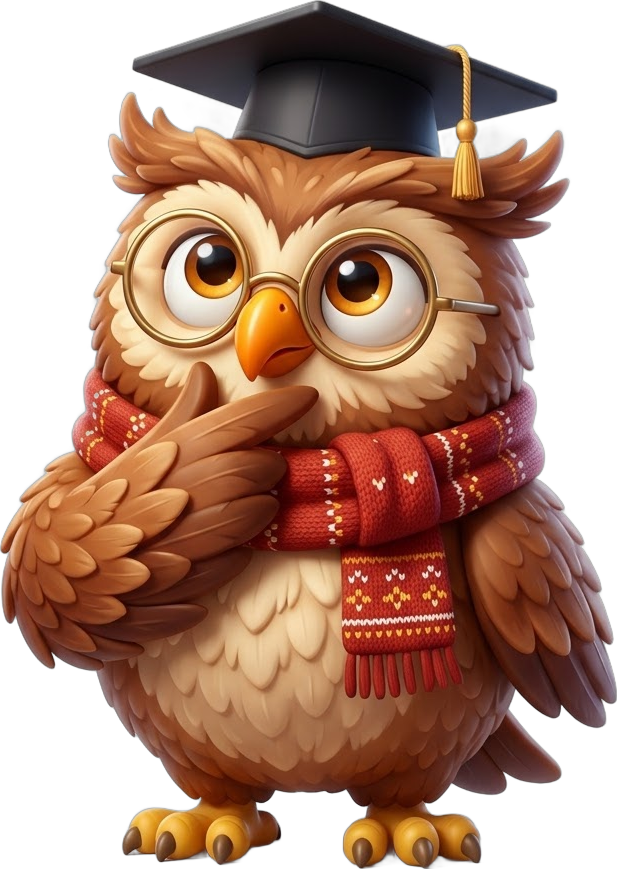
#> input picture pipeline/puzzles/_shared/fl/h_think.png, 617 x 869 px, found by its file name; its folder holds 6 pictures in this run
$ python mix.py
#> lines starting #> are read from the running program, lines starting #| are printed output that depends on the picture
### pipeline/puzzles/icons_find/ws.py
"""Word/number search Short — silent draft. 1080x1920, 30fps."""
import os
BASE = os.path.dirname(os.path.abspath(__file__))
VOICE_DIR = os.environ.get('VOICE_DIR', os.path.join(BASE, 'sample_voice'))
import random, math, subprocess, sys
from PIL import Image, ImageDraw, ImageFont, ImageFilter

W, H, FPS = 1080, 1920, 30
F = '/usr/share/fonts/truetype/google-fonts/Poppins-'
GOLD = (255, 196, 70)
COLS, ROWS = 6, 6
random.seed(7)

# (title, words, kind, placements: (word, row, col, dr, dc))
PUZ = [
    ("Find the animal", ["LION"], "L", [("LION", 4, 0, 0, 1)], 0),
    ("Find the animal", ["BEAR"], "L", [("BEAR", 0, 1, 1, 0)], 0),
    ("Find the animal", ["DUCK"], "L", [("DUCK", 1, 2, 0, 1)], 0),
    ("Find the animal", ["FISH"], "L", [("FISH", 2, 5, 1, 0)], 1),
    ("Find the animal", ["WOLF"], "L", [("WOLF", 1, 5, 0, -1)], 1),
    ("Find the animal", ["DEER"], "L", [("DEER", 5, 4, -1, 0)], 1),
    ("Find the animal", ["SEAL"], "L", [("SEAL", 0, 0, 1, 1)], 2),
    ("Find the animal", ["FROG"], "L", [("FROG", 2, 2, 1, 1)], 2),
    ("Find the animal", ["CRAB"], "L", [("CRAB", 5, 0, -1, 1)], 2),
    ("Find the animal", ["GOAT"], "L", [("GOAT", 5, 3, -1, -1)], 2),
]
DECOY = {"L": "ABCDEFGHIJKLMNOPQRSTUVWXYZ", "N": "0123456789"}

def build(p):
    title, words, kind, pl, lvl = p
    g = [[None] * COLS for _ in range(ROWS)]
    cells = []
    for w, r, c, dr, dc in pl:
        path = []
        for i, ch in enumerate(w):
            rr, cc = r + dr * i, c + dc * i
            assert 0 <= rr < ROWS and 0 <= cc < COLS, (w, rr, cc)
            assert g[rr][cc] in (None, ch), (w, rr, cc, g[rr][cc])
            g[rr][cc] = ch
            path.append((rr, cc))
        cells.append(path)
    tw="".join(words); base=[ch for ch in DECOY[kind] if ch not in tw]
    pool = base if lvl==0 else (list(DECOY[kind]) if lvl==1 else list(DECOY[kind])+list(tw)*4)
    for r in range(ROWS):
        for c in range(COLS):
            if g[r][c] is None:
                g[r][c] = random.choice(pool)
    # make sure no accidental extra copy of a target
    def count(w):
        n = 0
        for r in range(ROWS):
            for c in range(COLS):
                for dr, dc in [(0,1),(1,0),(1,1),(1,-1),(0,-1),(-1,0),(-1,-1),(-1,1)]:
                    if all(0 <= r+dr*i < ROWS and 0 <= c+dc*i < COLS and g[r+dr*i][c+dc*i] == w[i] for i in range(len(w))):
                        n += 1
        return n
    for w in words:
        if count(w) != (2 if w == w[::-1] else 1):
            return None
    return g, cells

GRIDS = []
for p in PUZ:
    for _ in range(500):
        b = build(p)
        if b: break
    assert b, p
    GRIDS.append(b)

font = lambda s, n: ImageFont.truetype(F + s + '.ttf', n)
L_=lambda n: Image.open(BASE+f'/fl/{n}.png').convert('RGBA')
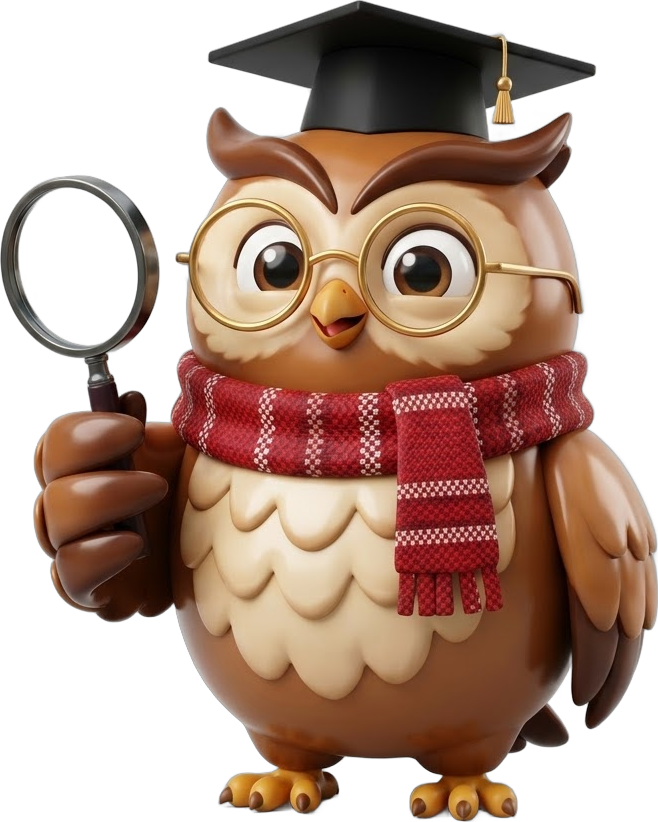
#> input picture pipeline/puzzles/_shared/fl/h_magnify.png, 658 x 822 px, found by its file name
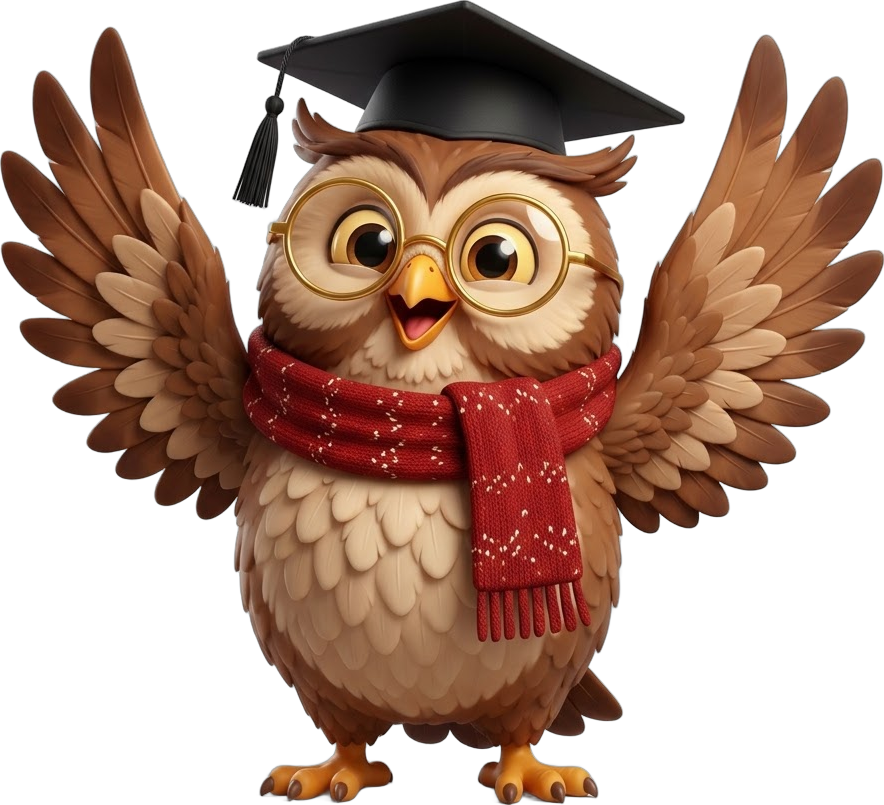
#> input picture pipeline/puzzles/_shared/fl/h_cheer.png, 884 x 805 px, found by its file name
HP={k:L_('h_'+k) for k in ['think','magnify','cheer']}
#> HP = 3 items
ICON={k:L_('i_'+k.lower()) for k in ['LION','BEAR','WOLF','DEER','FROG','GOAT','DUCK','FISH','SEAL','CRAB']}
def ease_back(x):
    x=max(0,min(1,x)); c=1.7
    return 1+(c+1)*(x-1)**3+c*(x-1)**2
# [4 lines left out: function xform, not called in this run]
def paste_bottom(dst, im, cx, by):
    dst.alpha_composite(im,(int(cx-im.width/2),int(by-im.height)))
SOC={'like':Image.open(BASE+'/fl/s_like.png').convert('RGBA'),'sub':Image.open(BASE+'/fl/s_sub.png').convert('RGBA')}
def fit(im,h,box=False):
    k=h/max(im.width,im.height) if box else h/im.height
    return im.resize((int(im.width*k),int(im.height*k)),Image.LANCZOS)

# [11 lines left out: function bg, not called in this run]

def text_c(d, s, y, f, fill, stroke=0):
    w = d.textlength(s, font=f)
    d.text(((W - w) / 2, y), s, font=f, fill=fill, stroke_width=stroke, stroke_fill=(20, 10, 40))

# layout (centred stack, equal gaps)
CELL, GAP = 140, 12
G = 44
PILL_Y, TITLE_Y, CH_Y0 = 170, 274, 388
CH_Y1 = CH_Y0 + 120
GW, GH = COLS * CELL + (COLS - 1) * GAP, ROWS * CELL + (ROWS - 1) * GAP
GX, GY = (W - GW) // 2, 388 + 120 + 44
def cxy(r, c):
    return GX + c * (CELL + GAP) + CELL / 2, GY + r * (CELL + GAP) + CELL / 2

INTRO, REVEAL = 0.6, 0.9
ASKS = [4, 4, 4, 4, 5, 5, 5, 5, 5, 5]
SEGS = [INTRO + a + REVEAL for a in ASKS]
STARTS = [sum(SEGS[:k]) for k in range(len(SEGS))]
BAR = 240 / 118
SEGS[-1] += math.ceil(sum(SEGS) / BAR) * BAR - sum(SEGS)
STARTS = [sum(SEGS[:k]) for k in range(len(SEGS))]
TOTAL = sum(SEGS)

# [135 lines left out: function frame, not called in this run]

# [13 lines that do not run on import are left out]

### pipeline/puzzles/icons_find/mix.py
import sys; import os; sys.path.insert(0,os.path.dirname(os.path.abspath(__file__)))
#> (the run stopped early here; a loop or call above may not have finished)
